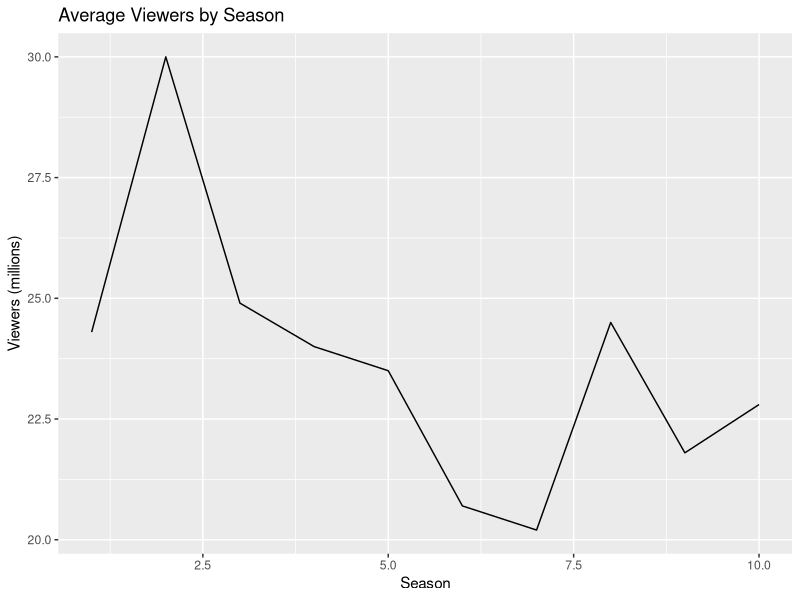
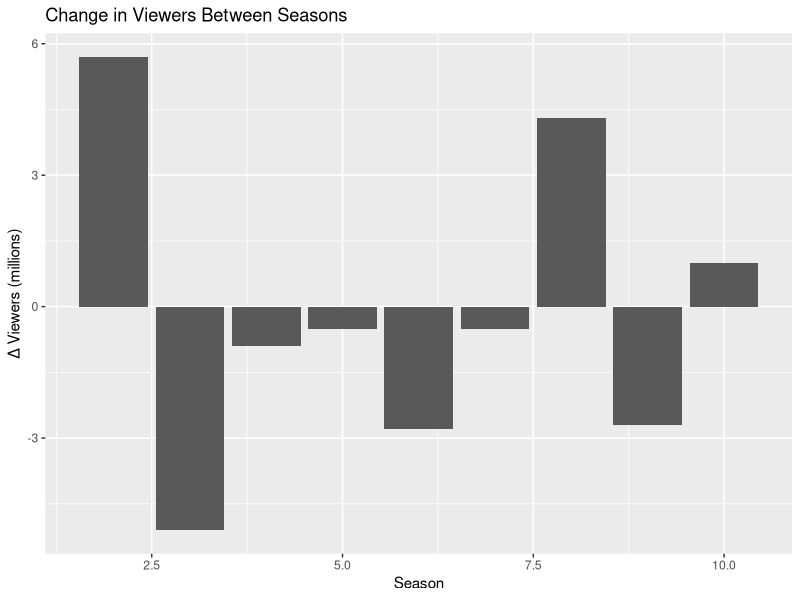

Reproduce these figures in R, in order.
## ---- chunk 1
library(tidyverse)
## ---- chunk 2
df <- read_csv("Data/viewership.csv")
glimpse(df)
summary(df$Viewers)
## ---- chunk 3
ggplot(df, aes(x = Season, y = Viewers)) +
  geom_line() +
  labs(
    title = "Average Viewers by Season",
    x = "Season",
    y = "Viewers (millions)"
  )
## ---- chunk 4
df <- df %>%
  arrange(Season) %>%
  mutate(Change = Viewers - lag(Viewers))

ggplot(df, aes(x = Season, y = Change)) +
  geom_col() +
  labs(
    title = "Change in Viewers Between Seasons",
    x = "Season",
    y = "Δ Viewers (millions)"
  )
